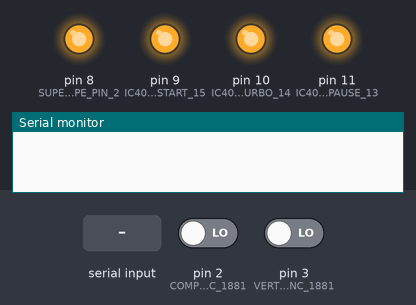
A sketch run on a simulated Arduino Uno, built with avr-gcc and run on an emulated ATmega328P. Shown: output pins drawn as LEDs (lit = HIGH), the last lines printed to the serial monitor. Inputs (shaded band) come from the test bench; at power-on: pin 2 (COMPOSITE_SYNC_1881) LOW, pin 3 (VERTICAL_SYNC_1881) LOW. Pins used as bus, display or sensor lines are not drawn.

Above: at 1.2 s.
1.3 s: "e" received over Serial
At 1.37 s:
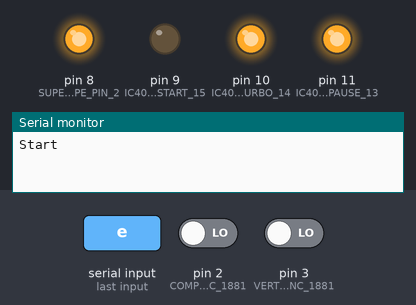
2.9 s: byte 122 ('z') received over Serial
At 2.97 s:
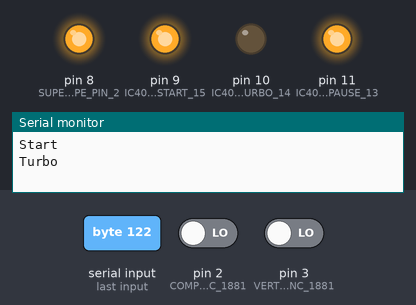
4.5 s: byte 99 ('c') received over Serial
At 4.57 s:
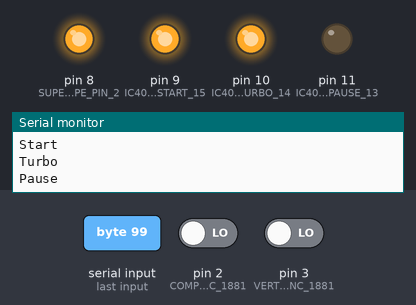
Timing chart, 0 to 7.5 s (numbered marks = the images above; inputs shaded):
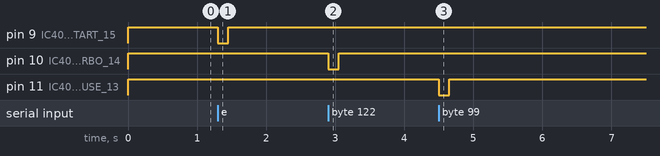

Measured:
- after the input at 1.3 s, pin 9 (IC4021_START_15): HIGH → LOW at once, → HIGH 0.15 s later
- after the input at 2.9 s, pin 10 (IC4021_TURBO_14): HIGH → LOW at once, → HIGH 0.15 s later
- after the input at 4.5 s, pin 11 (IC4021_PAUSE_13): HIGH → LOW at once, → HIGH 0.15 s later

The sketch:

lm1881_superscope_hv_sync_test.ino
```cpp
// some of this code (delayX4Cycles() )  was derived from https://github.com/arduino
// SO it's LGPL 2.1
/*
  This library is free software; you can redistribute it and/or
  modify it under the terms of the GNU Lesser General Public
  License as published by the Free Software Foundation; either
  version 2.1 of the License, or (at your option) any later version.
  This library is distributed in the hope that it will be useful,
  but WITHOUT ANY WARRANTY; without even the implied warranty of
  MERCHANTABILITY or FITNESS FOR A PARTICULAR PURPOSE.
  See the GNU Lesser General Public License for more details.
  You should have received a copy of the GNU Lesser General Public
  License along with this library; if not, write to the Free Software
  Foundation, Inc., 51 Franklin St, Fifth Floor, Boston, MA  02110-1301  USA
*/


// sync variables
const int COMPOSITE_SYNC_1881 = 2;
const int VERTICAL_SYNC_1881 = 3;
volatile int verticalLine = 0;  // runnig count

// controller pins
const int SUPERSCOPE_PIN_2 = 8;  // External Latch on SNES port
const int IC4021_START_15 = 9;  // trigger goes to shifter chip pin 15
const int IC4021_TURBO_14 = 10;  // turbo goes to shifter chip pin 14
const int IC4021_PAUSE_13 = 11;  //  pause goes to shifter chip pin 13
const int IC4021_TRIGGER_1 = 12;  // start goes to shifter chip pin 12


// offsets
volatile int minY = 0;
volatile int minX = 0;

volatile short y = 130; //
volatile short x = 100; //


// modified delayMicroseconds to use the smallest possible wait
// to increase horizontal resolution
void delayX4Cycles(unsigned int c)
{
  if (--c == 0)
    return;

  // busy wait
  __asm__ __volatile__ (
    "1: sbiw %0,1" "\n\t" // 2 cycles
    "brne 1b" : "=w" (c) : "0" (c) // 2 cycles
  );
}


void compositeSyncInterrrupt() {
  verticalLine++;
  // apparently we need to have more than one line
  if ( verticalLine >= minY + y && verticalLine < minY + y + 8 ) {
    delayX4Cycles(minX + x);
    digitalWrite( SUPERSCOPE_PIN_2, LOW ); // TH active is 0
    delayMicroseconds( 4 ); // arbitrary.
    digitalWrite( SUPERSCOPE_PIN_2, HIGH );
  }
}

void verticalSyncInterrrupt() {
  verticalLine = 0;
}

void setup() {
  // serial communication
  Serial.begin(9600);

  // Sync Splitter
  pinMode(COMPOSITE_SYNC_1881, INPUT);
  pinMode(VERTICAL_SYNC_1881, INPUT);

  // controller pins
  pinMode(SUPERSCOPE_PIN_2, OUTPUT);
  pinMode(IC4021_TRIGGER_1, OUTPUT);
  pinMode(IC4021_TURBO_14, OUTPUT);
  pinMode(IC4021_PAUSE_13, OUTPUT);
  pinMode(IC4021_START_15, OUTPUT);
  digitalWrite(SUPERSCOPE_PIN_2, HIGH);
  digitalWrite(IC4021_TRIGGER_1, HIGH);
  digitalWrite(IC4021_TURBO_14, HIGH);
  digitalWrite(IC4021_PAUSE_13, HIGH);
  digitalWrite(IC4021_START_15, HIGH);

  // interrupts
  attachInterrupt(digitalPinToInterrupt(COMPOSITE_SYNC_1881), compositeSyncInterrrupt, RISING);
  attachInterrupt(digitalPinToInterrupt(VERTICAL_SYNC_1881), verticalSyncInterrrupt, RISING);
}

void loop() {

  //Serial.println(verticalLine);

  if (Serial.available()){
    char val = Serial.read(); // Read a character
    switch(val) {
      case 'w':  // up
        y--;
        break;
      case 'a':  // left
        x--;
        break;
      case 's':  // down
        y++;
        break;
      case 'd':  // right
        x++;
        break;
      case 'W':   // up by ten
        y -=10;
        break;
      case 'A':    // left by ten
        x -= 10;
        break;
      case 'S':   // down by ten
        y += 10;
        break;
      case 'D':  // right by ten
        x += 10;
        break;
      case 'q':     // Trigger button
        Serial.println((String)"Trigger x:"+x+" y:"+y);
        digitalWrite(IC4021_TRIGGER_1, LOW);
        delay(150);
        digitalWrite(IC4021_TRIGGER_1, HIGH);
        break;
      case 'e':     // Start
        Serial.print("Start\n");
        digitalWrite(IC4021_START_15, LOW);
        delay(150);
        digitalWrite(IC4021_START_15, HIGH);
        break;
      case 'z':     // Turbo
        Serial.print("Turbo\n");
        digitalWrite(IC4021_TURBO_14, LOW);
        delay(150);
        digitalWrite(IC4021_TURBO_14, HIGH);
        break;
      case 'c':     // Pause
        Serial.print("Pause\n");
        digitalWrite(IC4021_PAUSE_13, LOW);
        delay(150);
        digitalWrite(IC4021_PAUSE_13, HIGH);
        break;
      case 't':
        y = 40;  // move to the top
        break;
      case 'r':  // move to the right
        x = 183;
        break;
      case 'b':  // move to the bottom
        y = 250;
        break;
      case 'l':  // move to the left
        x = 1;
        break;
      case 'm':  // move to the middle
        x = 100;
        y = 155;
        break;
      case 'o': // point offscreen
        y = 100;
        x = 0;
        break;
    }
  }
}
```
